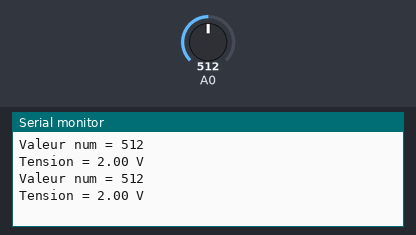
This sketch was run on a simulated Arduino Uno, built with avr-gcc and run on an emulated ATmega328P. Shown: the last lines printed to the serial monitor. The inputs (shaded band) are chosen by the test bench; at power-on: A0 = 512.

Above: at 2.0 s.
2.1 s: A0 set to 716
At 2.8 s:
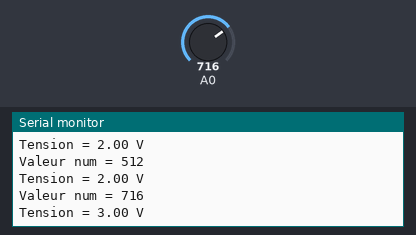
3.8 s: A0 set to 900
At 5.8 s:
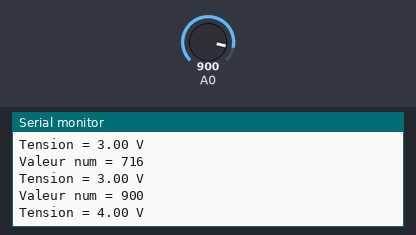
Timing chart, 0 to 7.3 s (numbered marks = the images above; inputs shaded):
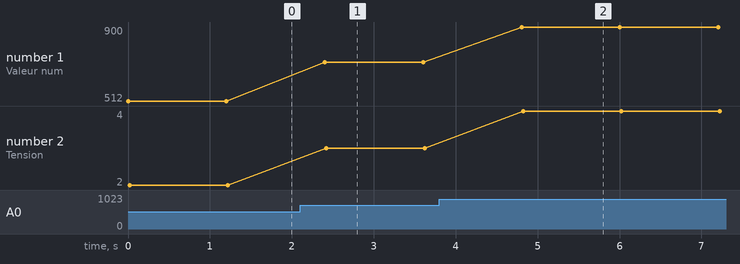

The sketch:

Class_A.ino
```cpp
int valeurnum;
float tension;

void setup() {
  // put your setup code here, to run once:

// Analogue brushes can only recieve information vs Digital brushes that can Output
  Serial.begin(9600);

}

void loop() {
  // put your main code here, to run repeatedly:

 valeurnum = analogRead(A0);
 Serial.print("Valeur num = ");
 Serial.println(valeurnum);

 float tension = (float) ((valeurnum * 5)/1023);
 Serial.print("Tension = ");
 Serial.print(tension);
 Serial.println(" V");

 if (tension >= 3){
  digitalWrite(13, HIGH);

 }else if ( tension < 3){
  digitalWrite(13, LOW);

 }

 delay(1200);

}
```

Measured:
- after the input at 2.1 s, the serial monitor: prints a new line after 0.30 s (image 1)
- after the input at 3.8 s, the serial monitor: prints a new line after 1.0 s (image 2)
- plotted number 1: 512 → 716 after the input at 2.1 s, 716 → 900 after the input at 3.8 s
- plotted number 2: 2 → 3 after the input at 2.1 s, 3 → 4 after the input at 3.8 s
